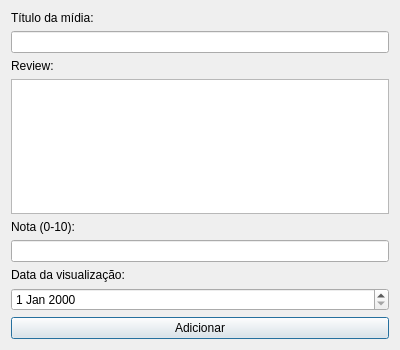
<?xml version="1.0" encoding="UTF-8"?>
<ui version="4.0">
 <class>AddReviewDialog</class>
 <widget class="QDialog" name="AddReviewDialog">
  <property name="geometry">
   <rect>
    <x>0</x>
    <y>0</y>
    <width>400</width>
    <height>350</height>
   </rect>
  </property>
  <property name="windowTitle">
   <string>Adicionar Review</string>
  </property>
  <layout class="QVBoxLayout" name="verticalLayout">
   <item>
    <widget class="QLabel" name="labelMediaTitle">
     <property name="text">
      <string>Título da mídia:</string>
     </property>
    </widget>
   </item>
   <item>
    <widget class="QLineEdit" name="lineEditMediaTitle"/>
   </item>
   <item>
    <widget class="QLabel" name="labelReviewText">
     <property name="text">
      <string>Review:</string>
     </property>
    </widget>
   </item>
   <item>
    <widget class="QTextEdit" name="textEditReview"/>
   </item>
   <item>
    <widget class="QLabel" name="labelRating">
     <property name="text">
      <string>Nota (0-10):</string>
     </property>
    </widget>
   </item>
   <item>
    <widget class="QLineEdit" name="lineEditRating"/>
   </item>
   <item>
    <widget class="QLabel" name="labelDate">
     <property name="text">
      <string>Data da visualização:</string>
     </property>
    </widget>
   </item>
   <item>
    <widget class="QDateEdit" name="dateEdit"/>
   </item>
   <item>
    <widget class="QPushButton" name="btnAdd">
     <property name="text">
      <string>Adicionar</string>
     </property>
    </widget>
   </item>
  </layout>
 </widget>
 <resources/>
 <connections/>
</ui>
